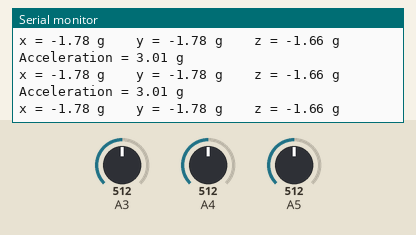
This sketch was run on a simulated Arduino Uno, built with avr-gcc and run on an emulated ATmega328P. Parts: the last lines printed to the serial monitor. Inputs (shaded band) come from the test bench; at power-on: A5 = 512, A4 = 512, A3 = 512.

Above: at 5.9 s.
6.0 s: A5 set to 655
At 6.02 s:
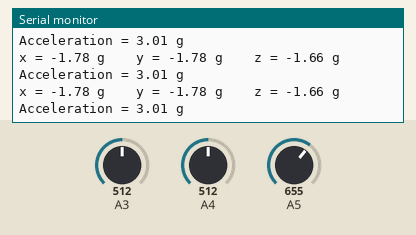
7.5 s: A5 set to 684
At 7.53 s:
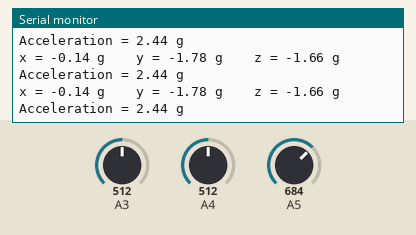
10.5 s: A4 set to 344
At 10.5 s:
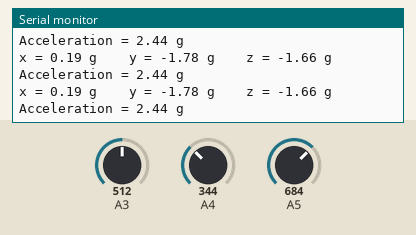
12.0 s: A4 set to 372
At 12.01 s:
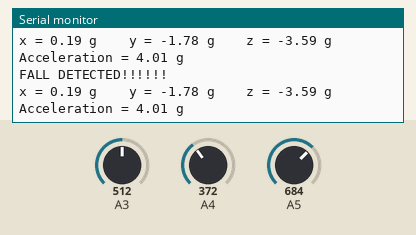
Timing chart, 0 to 14.5 s (numbered marks = the images above; inputs shaded):
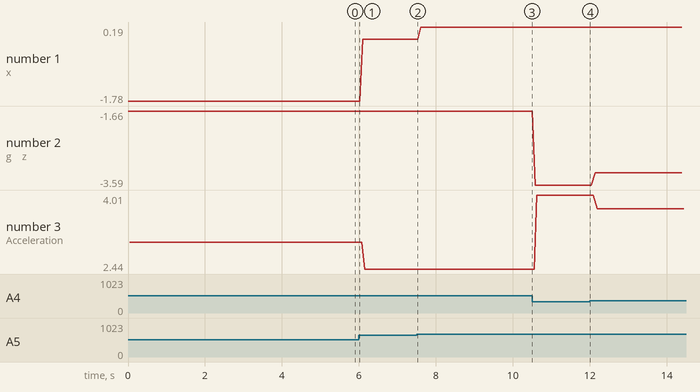

The sketch:

fall_detec.ino
```cpp
//from electronicsblog.net/

#define ADC_ref 3.52
#define zero 1.76
#define sensitivity 0.3

unsigned int value_x, value_y, value_z;
float xv, yv, zv, acceleration;
float angle_x, angle_y, angle_z;

void setup() {
Serial.begin(9600);
}

void loop() {

value_x = (analogRead(A5))-155;
value_y = (analogRead(A3))-155;
value_z = (analogRead(A4))-145;

xv=((value_x/1024.0*ADC_ref-zero)/sensitivity);
Serial.print ("x = ");
Serial.print (xv);
Serial.print(" g    ");

yv=((value_y/1024.0*ADC_ref-zero)/sensitivity);
Serial.print ("y = ");
Serial.print (yv);
Serial.print(" g    ");

zv=((value_z/1024.0*ADC_ref-zero)/sensitivity);
Serial.print ("z = ");
Serial.print (zv);
Serial.print(" g    ");

Serial.print("\n");


acceleration = sqrt ( (pow (xv, 2)) + (pow (yv, 2)) + (pow (zv, 2)));
Serial.print("Acceleration = ");
Serial.print(acceleration);
Serial.print(" g ");
Serial.print("\n");

if (acceleration > 3.5)
   { Serial.print("\n");
     Serial.print("\n");
     Serial.print("\n");
     Serial.print("FALL DETECTED!!!!!!");
     Serial.print("\n");
     Serial.print("\n");
     Serial.print("\n");
     Serial.print("\n");}


/*

Serial.print("\n");

Serial.print("Rotation ");

Serial.print("x= ");

angle_x =atan2(-yv,-zv)*57.2957795+180;

Serial.print(angle_x);
Serial.print(" deg");
Serial.print(" ");

Serial.print("y= ");

angle_y =atan2(-xv,-zv)*57.2957795+180;

Serial.print(angle_y);
Serial.print(" deg");
Serial.print(" ");

Serial.print("z= ");

angle_z =atan2(-yv,-xv)*57.2957795+180;

Serial.print(angle_z);
Serial.print(" deg");
Serial.print("\n"); */

}
```

Measured:
- plotted number 1: -1.78 → -0.14 after the input at 6.0 s, -0.14 → 0.19 after the input at 7.5 s
- plotted number 2: -1.66 → -3.59 after the input at 10.5 s, -3.59 → -3.27 after the input at 12.0 s
- plotted number 3: 3.01 → 2.44 after the input at 6.0 s, 2.44 → 4.01 after the input at 10.5 s, 4.01 → 3.72 after the input at 12.0 s
